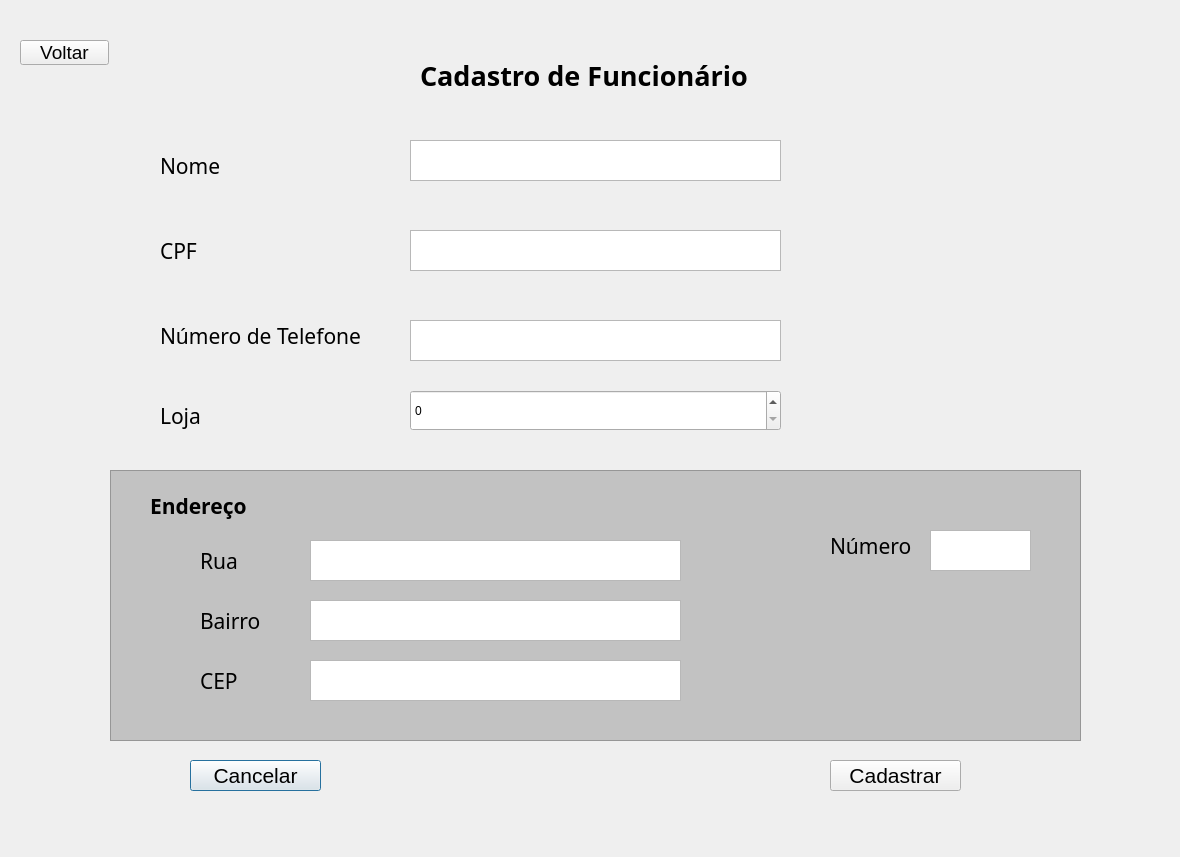
<?xml version="1.0" encoding="UTF-8"?>
<ui version="4.0">
 <class>Dialog</class>
 <widget class="QDialog" name="Dialog">
  <property name="geometry">
   <rect>
    <x>0</x>
    <y>0</y>
    <width>1180</width>
    <height>857</height>
   </rect>
  </property>
  <property name="windowTitle">
   <string>Dialog</string>
  </property>
  <property name="autoFillBackground">
   <bool>false</bool>
  </property>
  <widget class="QLabel" name="label_4">
   <property name="geometry">
    <rect>
     <x>160</x>
     <y>240</y>
     <width>51</width>
     <height>21</height>
    </rect>
   </property>
   <property name="font">
    <font>
     <family>Microsoft PhagsPa</family>
     <pointsize>16</pointsize>
    </font>
   </property>
   <property name="text">
    <string>CPF</string>
   </property>
  </widget>
  <widget class="QTextBrowser" name="txt_num_func">
   <property name="geometry">
    <rect>
     <x>410</x>
     <y>320</y>
     <width>371</width>
     <height>41</height>
    </rect>
   </property>
  </widget>
  <widget class="QLabel" name="label_8">
   <property name="geometry">
    <rect>
     <x>200</x>
     <y>610</y>
     <width>61</width>
     <height>21</height>
    </rect>
   </property>
   <property name="font">
    <font>
     <family>Microsoft PhagsPa</family>
     <pointsize>16</pointsize>
    </font>
   </property>
   <property name="text">
    <string>Bairro</string>
   </property>
  </widget>
  <widget class="QTextBrowser" name="txt_cpf_func">
   <property name="geometry">
    <rect>
     <x>410</x>
     <y>230</y>
     <width>371</width>
     <height>41</height>
    </rect>
   </property>
  </widget>
  <widget class="QTextBrowser" name="txt_nome_func">
   <property name="geometry">
    <rect>
     <x>410</x>
     <y>140</y>
     <width>371</width>
     <height>41</height>
    </rect>
   </property>
   <property name="accessibleName">
    <string/>
   </property>
  </widget>
  <widget class="QLabel" name="label_5">
   <property name="geometry">
    <rect>
     <x>160</x>
     <y>320</y>
     <width>221</width>
     <height>31</height>
    </rect>
   </property>
   <property name="font">
    <font>
     <family>Microsoft PhagsPa</family>
     <pointsize>16</pointsize>
    </font>
   </property>
   <property name="text">
    <string>Número de Telefone</string>
   </property>
  </widget>
  <widget class="QTextBrowser" name="txt_end_bairro_func">
   <property name="geometry">
    <rect>
     <x>310</x>
     <y>600</y>
     <width>371</width>
     <height>41</height>
    </rect>
   </property>
  </widget>
  <widget class="QLabel" name="label_11">
   <property name="geometry">
    <rect>
     <x>830</x>
     <y>530</y>
     <width>111</width>
     <height>31</height>
    </rect>
   </property>
   <property name="font">
    <font>
     <family>Microsoft PhagsPa</family>
     <pointsize>16</pointsize>
    </font>
   </property>
   <property name="text">
    <string>Número</string>
   </property>
  </widget>
  <widget class="QFrame" name="frame_3">
   <property name="geometry">
    <rect>
     <x>110</x>
     <y>470</y>
     <width>971</width>
     <height>271</height>
    </rect>
   </property>
   <property name="styleSheet">
    <string notr="true">#frame_3{
background-color:rgb(194, 194, 194);
}</string>
   </property>
   <property name="frameShape">
    <enum>QFrame::StyledPanel</enum>
   </property>
   <property name="frameShadow">
    <enum>QFrame::Raised</enum>
   </property>
  </widget>
  <widget class="QLabel" name="label_6">
   <property name="geometry">
    <rect>
     <x>150</x>
     <y>490</y>
     <width>131</width>
     <height>31</height>
    </rect>
   </property>
   <property name="font">
    <font>
     <family>Microsoft PhagsPa</family>
     <pointsize>16</pointsize>
     <weight>75</weight>
     <bold>true</bold>
    </font>
   </property>
   <property name="text">
    <string>Endereço</string>
   </property>
  </widget>
  <widget class="QTextBrowser" name="txt_end_rua_func">
   <property name="geometry">
    <rect>
     <x>310</x>
     <y>540</y>
     <width>371</width>
     <height>41</height>
    </rect>
   </property>
  </widget>
  <widget class="QLabel" name="label_3">
   <property name="geometry">
    <rect>
     <x>160</x>
     <y>150</y>
     <width>61</width>
     <height>31</height>
    </rect>
   </property>
   <property name="font">
    <font>
     <family>Microsoft PhagsPa</family>
     <pointsize>16</pointsize>
    </font>
   </property>
   <property name="text">
    <string>Nome</string>
   </property>
  </widget>
  <widget class="QLabel" name="label_10">
   <property name="geometry">
    <rect>
     <x>420</x>
     <y>50</y>
     <width>391</width>
     <height>51</height>
    </rect>
   </property>
   <property name="font">
    <font>
     <family>Microsoft PhagsPa</family>
     <pointsize>20</pointsize>
     <weight>75</weight>
     <bold>true</bold>
    </font>
   </property>
   <property name="text">
    <string>Cadastro de Funcionário</string>
   </property>
  </widget>
  <widget class="QTextBrowser" name="txt_end_num_func">
   <property name="geometry">
    <rect>
     <x>930</x>
     <y>530</y>
     <width>101</width>
     <height>41</height>
    </rect>
   </property>
  </widget>
  <widget class="QLabel" name="label_9">
   <property name="geometry">
    <rect>
     <x>200</x>
     <y>670</y>
     <width>61</width>
     <height>21</height>
    </rect>
   </property>
   <property name="font">
    <font>
     <family>Microsoft PhagsPa</family>
     <pointsize>16</pointsize>
    </font>
   </property>
   <property name="text">
    <string>CEP</string>
   </property>
  </widget>
  <widget class="QLabel" name="label_7">
   <property name="geometry">
    <rect>
     <x>200</x>
     <y>550</y>
     <width>61</width>
     <height>21</height>
    </rect>
   </property>
   <property name="font">
    <font>
     <family>Microsoft PhagsPa</family>
     <pointsize>16</pointsize>
    </font>
   </property>
   <property name="text">
    <string>Rua</string>
   </property>
  </widget>
  <widget class="QTextBrowser" name="txt_end_cep_func">
   <property name="geometry">
    <rect>
     <x>310</x>
     <y>660</y>
     <width>371</width>
     <height>41</height>
    </rect>
   </property>
  </widget>
  <widget class="QPushButton" name="btn_cancel_func">
   <property name="geometry">
    <rect>
     <x>190</x>
     <y>760</y>
     <width>131</width>
     <height>31</height>
    </rect>
   </property>
   <property name="font">
    <font>
     <pointsize>16</pointsize>
    </font>
   </property>
   <property name="styleSheet">
    <string notr="true">#pushButton{
background-color:rgb(208, 0, 0);
color:#ffffff
}</string>
   </property>
   <property name="text">
    <string>Cancelar</string>
   </property>
  </widget>
  <widget class="QPushButton" name="btn_cad_func">
   <property name="geometry">
    <rect>
     <x>830</x>
     <y>760</y>
     <width>131</width>
     <height>31</height>
    </rect>
   </property>
   <property name="font">
    <font>
     <pointsize>16</pointsize>
    </font>
   </property>
   <property name="styleSheet">
    <string notr="true">#pushButton_2{
background-color:rgb(0, 197, 0);
color:#ffffff
}</string>
   </property>
   <property name="text">
    <string>Cadastrar</string>
   </property>
  </widget>
  <widget class="QLabel" name="label_12">
   <property name="geometry">
    <rect>
     <x>160</x>
     <y>400</y>
     <width>221</width>
     <height>31</height>
    </rect>
   </property>
   <property name="font">
    <font>
     <family>Microsoft PhagsPa</family>
     <pointsize>16</pointsize>
    </font>
   </property>
   <property name="text">
    <string>Loja</string>
   </property>
  </widget>
  <widget class="QSpinBox" name="sb_id_loja_func">
   <property name="geometry">
    <rect>
     <x>410</x>
     <y>390</y>
     <width>371</width>
     <height>41</height>
    </rect>
   </property>
  </widget>
  <widget class="QPushButton" name="btn_voltar_tela_func">
   <property name="geometry">
    <rect>
     <x>20</x>
     <y>40</y>
     <width>89</width>
     <height>25</height>
    </rect>
   </property>
   <property name="font">
    <font>
     <pointsize>14</pointsize>
    </font>
   </property>
   <property name="text">
    <string>Voltar</string>
   </property>
  </widget>
  <zorder>frame_3</zorder>
  <zorder>label_4</zorder>
  <zorder>txt_num_func</zorder>
  <zorder>label_8</zorder>
  <zorder>txt_cpf_func</zorder>
  <zorder>txt_nome_func</zorder>
  <zorder>label_5</zorder>
  <zorder>txt_end_bairro_func</zorder>
  <zorder>label_11</zorder>
  <zorder>label_6</zorder>
  <zorder>txt_end_rua_func</zorder>
  <zorder>label_3</zorder>
  <zorder>label_10</zorder>
  <zorder>txt_end_num_func</zorder>
  <zorder>label_9</zorder>
  <zorder>label_7</zorder>
  <zorder>txt_end_cep_func</zorder>
  <zorder>btn_cancel_func</zorder>
  <zorder>btn_cad_func</zorder>
  <zorder>label_12</zorder>
  <zorder>sb_id_loja_func</zorder>
  <zorder>btn_voltar_tela_func</zorder>
 </widget>
 <resources/>
 <connections/>
</ui>
